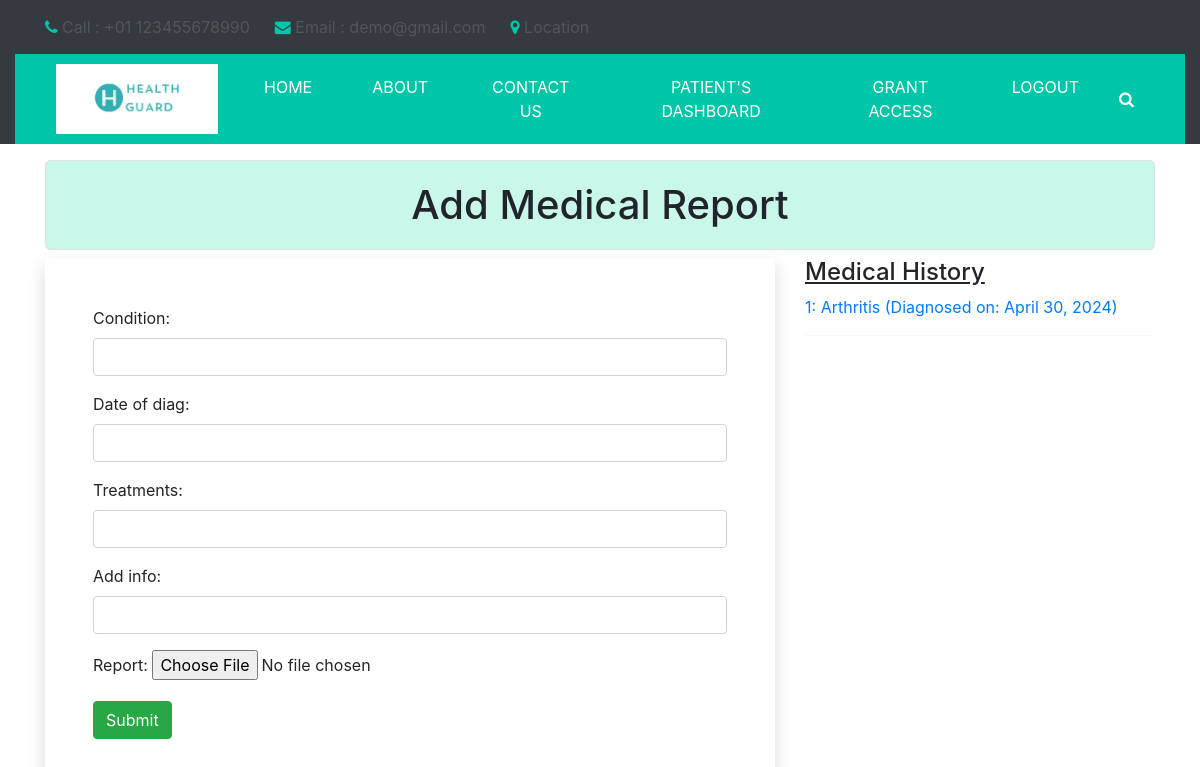
The app's page /patient/dashboard/ (signed in), older data.
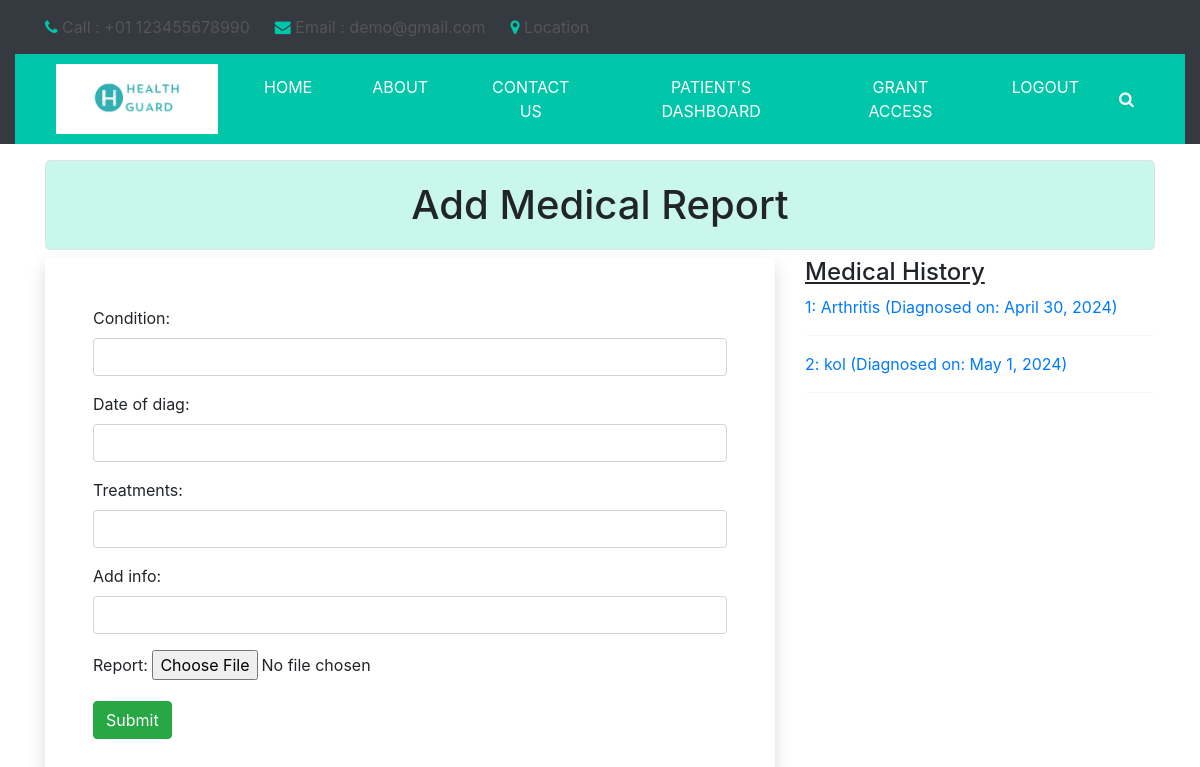
The same page, newer data.
### myapp/models.py (models this page shows, shortened)
class MedicalData(models.Model):
    condition=models.CharField(max_length=100)
    date_of_diag=models.DateField(auto_now=False,auto_now_add=False)
    treatments=models.CharField(max_length=200)
    add_info=models.TextField()
    report=models.FileField(upload_to='doc',blank=True)
    patient=models.ForeignKey(Patient,on_delete=models.CASCADE)

### myapp/views.py (the view)
# urls.py: path('patient/dashboard/',views.patient_dashboard,name='patient_dashboard'),
def patient_dashboard(request):
    if request.user.is_authenticated:
        if request.method == 'POST':
            form = MedicalReport(request.POST, request.FILES)
            if form.is_valid():
                form.instance.patient = request.user.patient
                uploaded_file = form.save()
                pdf_file = uploaded_file.report.path
                try:
                    parsed_text = parse_pdf(pdf_file)
                    save_to_txt(parsed_text)
                    messages.success(request, "Medical report uploaded successfully!")
                    return redirect('patient_dashboard')
                except Exception as e:
                    error_message = "An error occurred while processing the report."
                    return render(request, 'myapp/patient_dashboard.html', {'form': form, 'error_message': error_message})
        else:
            form = MedicalReport()  # Create a new empty form on GET request
        history = MedicalData.objects.filter(patient=request.user.patient)  # Fetch all medical data
        return render(request, 'myapp/patient_dashboard.html', {'form': form, 'history': history})
    else:
        return redirect('/login/')

### myapp/forms.py
class MedicalReport(forms.ModelForm):
    class Meta:
        model=MedicalData
        fields='__all__'
        exclude=['patient']
        widgets={
            'condition':forms.TextInput(attrs={'class':'form-control'}),
            'treatments':forms.TextInput(attrs={'class':'form-control'}),
            'add_info':forms.TextInput(attrs={'class':'form-control'}),
            'date_of_diag':forms.DateInput(attrs={'class':'form-control','id':'datepicker'}),
        }

### myapp/templatetags/myfilter.py (called while the page is built)
@register.filter
def is_in_group(user, group_name):
    return user.groups.filter(name=group_name).exists()

### myapp/templates/myapp/patient_dashboard.html (shortened to what this page needs)
{% extends 'myapp/base.html' %}
{% block content %}
<section class="contact_section layout_padding-bottom">
    <div class="container my-3">
    <h1 class="form_register border text-center">Add Medical Report</h1>
    <div class="row">
        <div class="col-sm-8">
        <form action="" method="POST" enctype="multipart/form-data" class="shadow p-5">
            {% for fm in form %}
             <div class="form-group mb-3">
                {{fm.label_tag}}  {{fm}} <small class='text-danger'>{{fm.errors|striptags}}</small>
             </div>
            {% endfor %}
            <input type="submit" value="Submit" class="btn btn-success">
        </form>
        </div>
        <div class="col-sm-4">
            <h4><u>Medical History</u></h4>
            <div>
                {% if history %}
                {% for hist in history %}
                    <a href="{% url 'get_medical_data' id=hist.id %}">
                        {{ forloop.counter }}: {{ hist.condition }} (Diagnosed on: {{ hist.date_of_diag }})
                    </a>
                    <hr>
                {% endfor %}
                {% else %}
                <p>No medical history found.</p>
                {% endif %}
            </div>
        </div>
    </div>
</div>
</section>
{% endblock content %}

Row changes from the older to the newer data that the page shows:
added MedicalData: condition "kol", date_of_diag "May 1, 2024"
